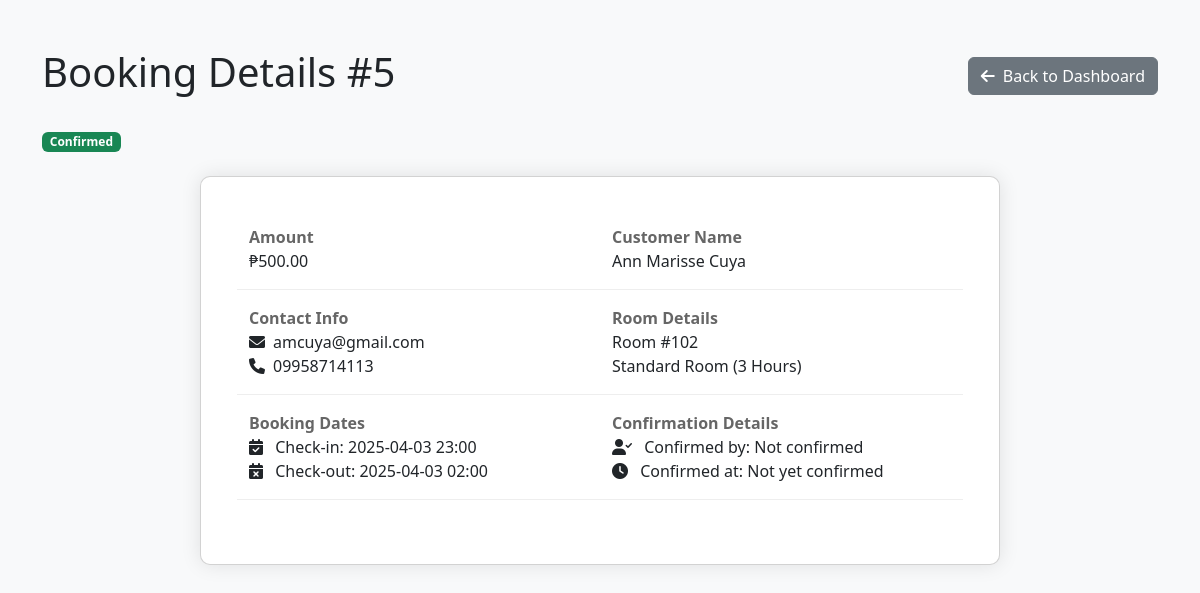
Screenshot of /admin/view_booking.php?id=5 (signed in) with the database file from the repository.
### tables this page shows
CREATE TABLE IF NOT EXISTS `bookings` (
  `id` int NOT NULL AUTO_INCREMENT,
  `customer_id` int NOT NULL,
  `room_id` int NOT NULL,
  `check_in` datetime NOT NULL,
  `check_out` datetime NOT NULL,
  `status` enum('pending','confirmed','checked_in','checked_out','cancelled') DEFAULT 'pending',
  `total_amount` decimal(10,2) NOT NULL,
  `notes` text,
  `created_at` timestamp NOT NULL DEFAULT CURRENT_TIMESTAMP,
  `confirmed_by` int DEFAULT NULL,
  `confirmed_at` datetime DEFAULT NULL,
  `cancelled_by` int DEFAULT NULL,
  `cancelled_at` datetime DEFAULT NULL,
  `admin_cancelled` tinyint(1) DEFAULT '0',
  PRIMARY KEY (`id`),
  KEY `customer_id` (`customer_id`),
  KEY `room_id` (`room_id`),
  KEY `confirmed_by` (`confirmed_by`),
  KEY `cancelled_by` (`cancelled_by`)
);

CREATE TABLE IF NOT EXISTS `customers` (
  `id` int NOT NULL AUTO_INCREMENT,
  `first_name` varchar(50) NOT NULL,
  `last_name` varchar(50) NOT NULL,
  `email` varchar(100) DEFAULT NULL,
  `username` varchar(50) NOT NULL,
  `password` varchar(255) NOT NULL,
  `phone` varchar(20) NOT NULL,
  `address` text,
  `id_type` varchar(50) NOT NULL,
  `id_number` varchar(50) NOT NULL,
  `created_at` timestamp NOT NULL DEFAULT CURRENT_TIMESTAMP,
  `updated_at` timestamp NOT NULL DEFAULT CURRENT_TIMESTAMP ON UPDATE CURRENT_TIMESTAMP,
  PRIMARY KEY (`id`),
  UNIQUE KEY `email` (`email`)
);

CREATE TABLE IF NOT EXISTS `rooms` (
  `id` int NOT NULL AUTO_INCREMENT,
  `room_number` varchar(10) NOT NULL,
  `room_type_id` int NOT NULL,
  `status` enum('available','occupied','maintenance') DEFAULT 'available',
  `created_at` timestamp NOT NULL DEFAULT CURRENT_TIMESTAMP,
  PRIMARY KEY (`id`),
  UNIQUE KEY `room_number` (`room_number`),
  KEY `room_type_id` (`room_type_id`)
);

CREATE TABLE IF NOT EXISTS `room_types` (
  `id` int NOT NULL AUTO_INCREMENT,
  `name` varchar(100) NOT NULL,
  `description` text,
  `price` decimal(10,2) NOT NULL,
  `duration_hours` int NOT NULL,
  `capacity` int NOT NULL DEFAULT '2',
  `created_at` timestamp NOT NULL DEFAULT CURRENT_TIMESTAMP,
  PRIMARY KEY (`id`)
);

### admin/view_booking.php (the view, shortened to what this page needs)
<?php
require_once '../config/database.php';
$booking_id = $_GET['id'];
try {
    $stmt = $pdo->prepare("
        SELECT
            b.*,
            r.room_number,
            rt.name as room_type,
            rt.price,
            c.first_name,
            c.last_name,
            c.email,
            c.phone,
            a.username as confirmed_by_username
        FROM bookings b
        JOIN rooms r ON b.room_id = r.id
        JOIN room_types rt ON r.room_type_id = rt.id
        JOIN customers c ON b.customer_id = c.id
        LEFT JOIN admin a ON b.confirmed_by = a.id
        WHERE b.id = ?
    ");
    $stmt->execute([$booking_id]);
    $booking = $stmt->fetch();
    $admin_name = 'Not confirmed';
} catch (Exception $e) {
    $_SESSION['error'] = $e->getMessage();
    header("Location: dashboard.php");
    exit();
}
function getStatusBadgeClass($status) {
    switch ($status) {
        case 'confirmed':
            return 'bg-success';
    }
}
?>
<!DOCTYPE html>
<html lang="en">
<head>
    <link href="https://cdn.jsdelivr.net/npm/bootstrap@5.3.0/dist/css/bootstrap.min.css" rel="stylesheet">
    <link rel="stylesheet" href="https://cdnjs.cloudflare.com/ajax/libs/font-awesome/6.0.0/css/all.min.css">
</head>
<body class="bg-light">
    <div class="container py-5">
        <div class="row mb-4">
            <div class="col-12">
                <div class="d-flex justify-content-between align-items-center">
                    <h1>Booking Details #<?php echo htmlspecialchars($booking['id']); ?></h1>
                    <a href="dashboard.php" class="btn btn-secondary">
                        <i class="fas fa-arrow-left me-2"></i>Back to Dashboard
                    </a>
                </div>
            </div>
        </div>
        <div class="row mb-4">
            <div class="col-12">
                <div class="booking-status">
                    <span class="badge <?php echo getStatusBadgeClass($booking['status']); ?>">
                        <?php echo ucfirst($booking['status']); ?>
                    </span>
                </div>
            </div>
        </div>
        <div class="card booking-details">
            <div class="card-body">
                <div class="row detail-row">
                    <div class="col-md-6">
                        <div class="detail-label">Amount</div>
                        ₱<?php echo number_format($booking['total_amount'], 2); ?>
                    </div>
                    <div class="col-md-6">
                        <div class="detail-label">Customer Name</div>
                        <?php echo htmlspecialchars($booking['first_name'] . ' ' . $booking['last_name']); ?>
                    </div>
                </div>
                <div class="row detail-row">
                    <div class="col-md-6">
                        <div class="detail-label">Contact Info</div>
                        <div><i class="fas fa-envelope me-2"></i><?php echo htmlspecialchars($booking['email']); ?></div>
                        <div><i class="fas fa-phone me-2"></i><?php echo htmlspecialchars($booking['phone']); ?></div>
                    </div>
                    <div class="col-md-6">
                        <div class="detail-label">Room Details</div>
                        <div>Room #<?php echo htmlspecialchars($booking['room_number']); ?></div>
                        <div><?php echo htmlspecialchars($booking['room_type']); ?></div>
                    </div>
                </div>
                <div class="row detail-row">
                    <div class="col-md-6">
                        <div class="detail-label">Booking Dates</div>
                        <div>
                            <i class="fas fa-calendar-check me-2"></i>
                            Check-in: <?php echo date('Y-m-d H:i', strtotime($booking['check_in'])); ?>
                        </div>
                        <div>
                            <i class="fas fa-calendar-times me-2"></i>
                            Check-out: <?php echo date('Y-m-d H:i', strtotime($booking['check_out'])); ?>
                        </div>
                    </div>
                    <div class="col-md-6">
                        <?php if ($booking['status'] === 'confirmed'): ?>
                            <div class="detail-label">Confirmation Details</div>
                            <div>
                                <i class="fas fa-user-check me-2"></i>
                                Confirmed by: <?php echo htmlspecialchars($admin_name); ?>
                            </div>
                            <div>
                                <i class="fas fa-clock me-2"></i>
                                Confirmed at: <?php echo !empty($booking['confirmed_at']) ? date('Y-m-d H:i', strtotime($booking['confirmed_at'])) : 'Not yet confirmed'; ?>
                            </div>
                        <?php endif; ?>
                    </div>
                </div>
            </div>
        </div>
    </div>
</body>
</html>

### admin/view_booking.php (style rules this page uses)
.booking-details { max-width: 800px; margin: 0 auto; padding: 2rem; border-radius: 10px; box-shadow: 0 0 20px rgba(0,0,0,0.1); }
.detail-row { margin-bottom: 1rem; padding-bottom: 1rem; border-bottom: 1px solid #eee; }
.detail-label { font-weight: bold; color: #666; }

### rows the page displays
bookings: id "5", status "Confirmed", total_amount "500.00", customer.last_name "Ann Marisse Cuya", customer.email "amcuya@gmail.com", customer.phone "09958714113", room.room_number "102", room_types.name "Standard Room (3 Hours)", check_in "2025-04-03 23:00", check_out "2025-04-03 02:00"

### other values shown
$admin_name "Not confirmed"
